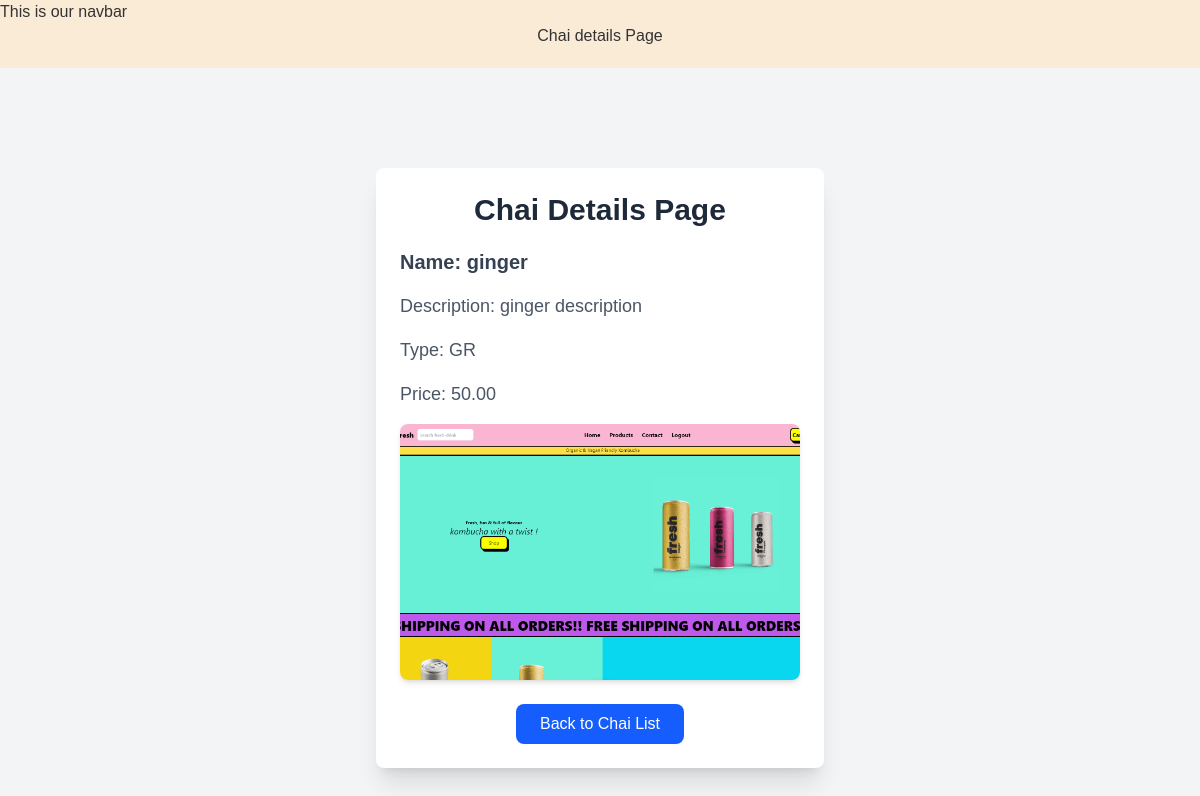
Page /chai/1/ on the committed database.
### chai/models.py (models this page shows, shortened)
class ChaiVarity(models.Model):
    CHAI_TYPE_CHOICE = [
        ('ML', 'Masala Chai'),
        ('GR', 'Ginger Chai'),
        ('CD', 'Cardamom Chai'),
        ('LM', 'Lemon Chai'),
        ('MK', 'Milk Chai'),
        ('BK', 'Black Chai'),
    ]
    name = models.CharField(max_length=100)
    image = models.ImageField(upload_to='chais/')
    date_added = models.DateTimeField(default=timezone.now)
    type = models.CharField(max_length=2, choices=CHAI_TYPE_CHOICE)
    description = models.TextField(default="")
    price = models.DecimalField(max_digits=6, decimal_places=2, default=0.00)

### chai/views.py (the view)
# urls.py: path('<int:chai_id>/', views.chai_detail, name='chai_detail'),
def chai_detail(request, chai_id):
    chai = get_object_or_404(ChaiVarity, pk=chai_id)
    return render(request, 'chai/chai_details.html', {'chai': chai})

### chai/templates/chai/chai_details.html (shortened to what this page needs)
{% extends 'layout.html' %}
{% block content %}
    <h1> Chai details Page</h1>
<div class="min-h-screen bg-gray-100 flex items-center justify-center py-8">
  <div class="max-w-md w-full bg-white rounded-lg shadow-xl p-6">
    <h1 class="text-3xl font-bold text-center text-gray-800 mb-6">Chai Details Page</h1>
    <div class="space-y-4">
      <h3 class="text-xl font-semibold text-gray-700">Name: {{ chai.name }}</h3>
      <h3 class="text-lg text-gray-600">Description: {{ chai.description }}</h3>
      <h3 class="text-lg text-gray-600">Type: {{ chai.type }}</h3>
      <h3 class="text-lg text-gray-600">Price: {{ chai.price }}</h3>
      <img
        class="w-full h-64 object-cover rounded-lg shadow-md"
        src="{{ chai.image.url }}"
        alt="{{ chai.name }}"
      >
      <div class="mt-6 flex justify-center">
        <a href="{% url 'all_home' %}">
          <button
            type="button"
            class="bg-blue-600 hover:bg-blue-700 text-white font-medium rounded-lg px-6 py-2 transition duration-300"
          >
            Back to Chai List
          </button>
        </a>
      </div>
    </div>
  </div>
</div>
{% endblock %}

### static/style.css (style rules this page uses)
body { background-color: antiquewhite; font-family: Arial, sans-serif; color: #333; }
h1 { text-align: center; margin-bottom: 20px; }

### rows in the picture
ChaiVarity: name "ginger", description "ginger description", type "GR", price "50.00", image (picture)
